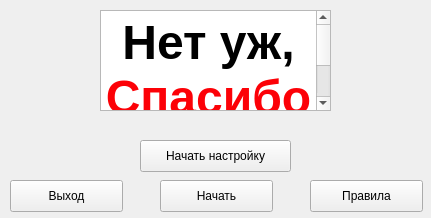
<?xml version="1.0" encoding="UTF-8"?>
<ui version="4.0">
 <class>MainWindow</class>
 <widget class="QMainWindow" name="MainWindow">
  <property name="geometry">
   <rect>
    <x>0</x>
    <y>0</y>
    <width>431</width>
    <height>218</height>
   </rect>
  </property>
  <property name="windowTitle">
   <string>Начало игры</string>
  </property>
  <widget class="QWidget" name="centralwidget">
   <widget class="QTextEdit" name="textEdit">
    <property name="geometry">
     <rect>
      <x>100</x>
      <y>10</y>
      <width>231</width>
      <height>101</height>
     </rect>
    </property>
    <property name="readOnly">
     <bool>true</bool>
    </property>
    <property name="html">
     <string>&lt;!DOCTYPE HTML PUBLIC &quot;-//W3C//DTD HTML 4.0//EN&quot; &quot;http://www.w3.org/TR/REC-html40/strict.dtd&quot;&gt;
&lt;html&gt;&lt;head&gt;&lt;meta name=&quot;qrichtext&quot; content=&quot;1&quot; /&gt;&lt;style type=&quot;text/css&quot;&gt;
p, li { white-space: pre-wrap; }
&lt;/style&gt;&lt;/head&gt;&lt;body style=&quot; font-family:'.AppleSystemUIFont'; font-size:13pt; font-weight:400; font-style:normal;&quot;&gt;
&lt;p align=&quot;center&quot; style=&quot; margin-top:0px; margin-bottom:0px; margin-left:0px; margin-right:0px; -qt-block-indent:0; text-indent:0px;&quot;&gt;&lt;span style=&quot; font-family:'Marker Felt'; font-size:36pt; font-weight:600;&quot;&gt;Нет уж,&lt;/span&gt;&lt;/p&gt;
&lt;p align=&quot;center&quot; style=&quot; margin-top:0px; margin-bottom:0px; margin-left:0px; margin-right:0px; -qt-block-indent:0; text-indent:0px;&quot;&gt;&lt;span style=&quot; font-family:'Marker Felt'; font-size:36pt; font-weight:600; color:#fc0107;&quot;&gt;Спасибо!&lt;/span&gt;&lt;/p&gt;&lt;/body&gt;&lt;/html&gt;</string>
    </property>
   </widget>
   <widget class="QPushButton" name="exit_button">
    <property name="geometry">
     <rect>
      <x>10</x>
      <y>180</y>
      <width>113</width>
      <height>32</height>
     </rect>
    </property>
    <property name="text">
     <string>Выход</string>
    </property>
   </widget>
   <widget class="QPushButton" name="setting_button">
    <property name="geometry">
     <rect>
      <x>140</x>
      <y>140</y>
      <width>151</width>
      <height>32</height>
     </rect>
    </property>
    <property name="text">
     <string>Начать настройку</string>
    </property>
   </widget>
   <widget class="QPushButton" name="rules_button">
    <property name="geometry">
     <rect>
      <x>310</x>
      <y>180</y>
      <width>113</width>
      <height>32</height>
     </rect>
    </property>
    <property name="text">
     <string>Правила</string>
    </property>
   </widget>
   <widget class="QPushButton" name="start_button">
    <property name="geometry">
     <rect>
      <x>160</x>
      <y>180</y>
      <width>113</width>
      <height>32</height>
     </rect>
    </property>
    <property name="text">
     <string>Начать</string>
    </property>
   </widget>
  </widget>
 </widget>
 <resources/>
 <connections/>
</ui>
